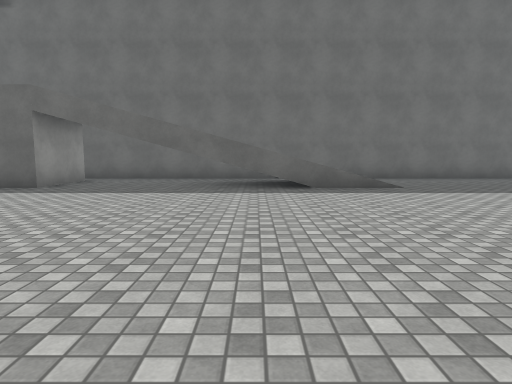
View 1 (above)

23 first-person views from a walk through a 3-D level made in the Unity game engine. The camera is 1.3 m above the floor, tilts 6° down and sees 75° across. The floor is counted in squares, 2 m on a side. Each view is taken from the middle of a square. On the plan, view 1 faces up. The plan holds only what a view shows up to about 10 squares ahead; the rest is blank. The place goes on beyond the plan. Some surface patterns are stand-ins.

View 2
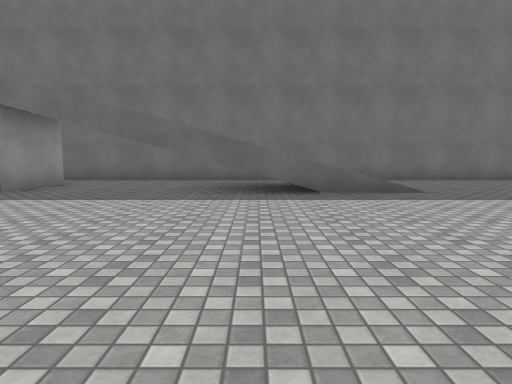

View 3
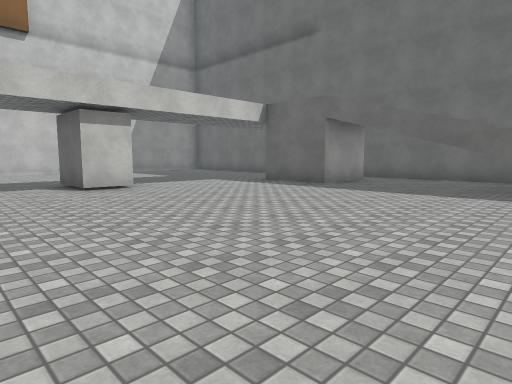

View 4
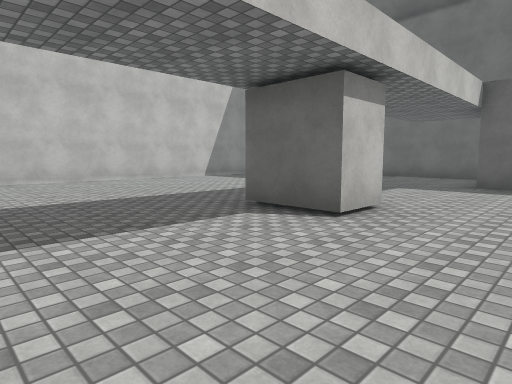

View 5
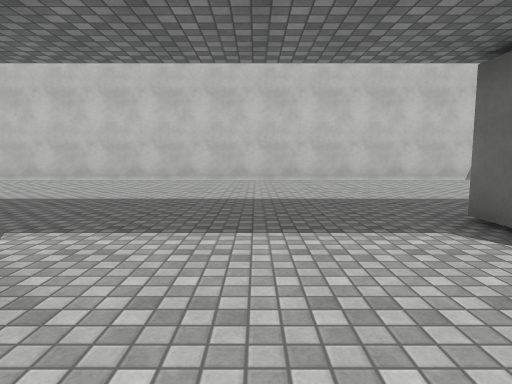

View 6
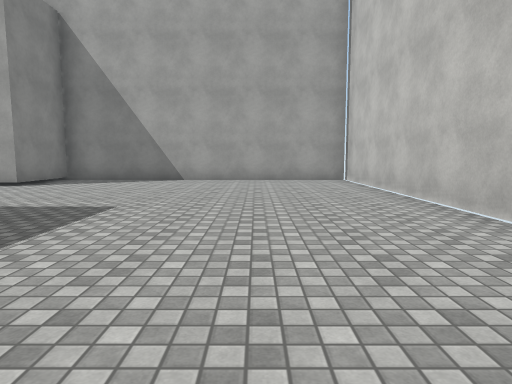

View 7
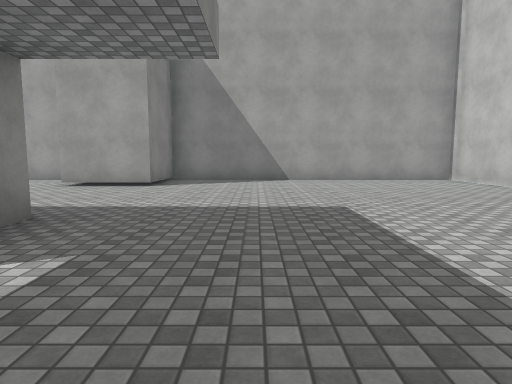

View 8
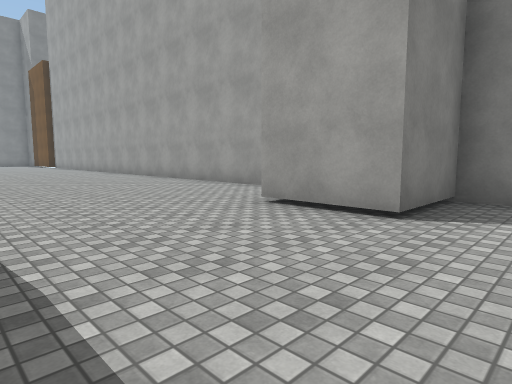

View 9
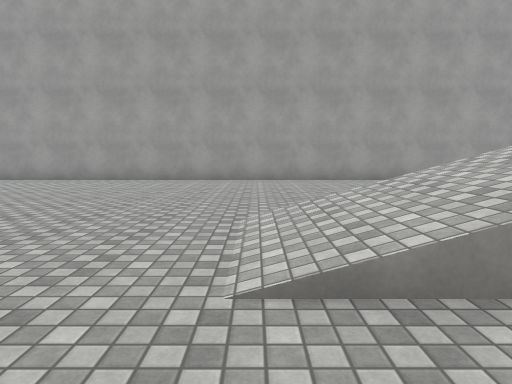

View 10
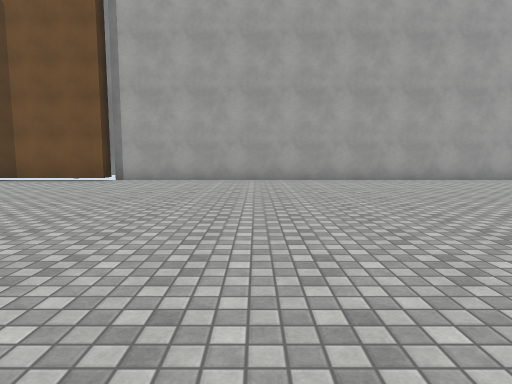

View 11
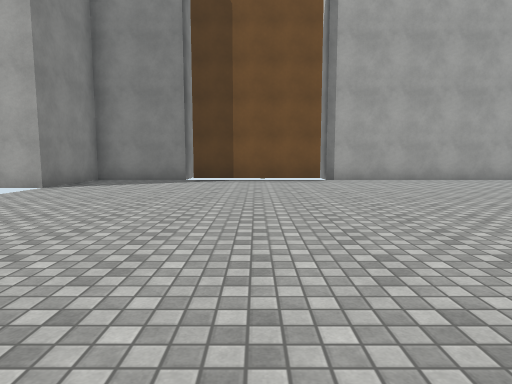

View 12
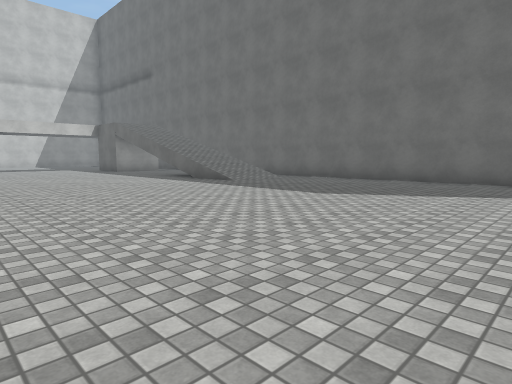

View 13
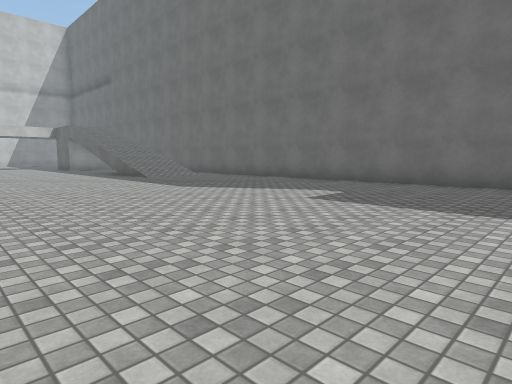

View 14
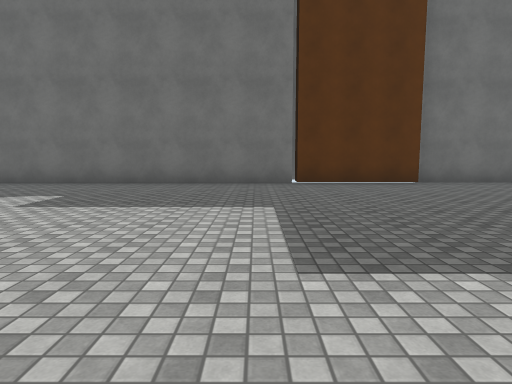

View 15
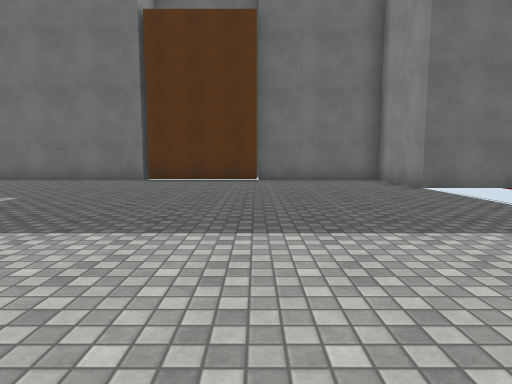

View 16
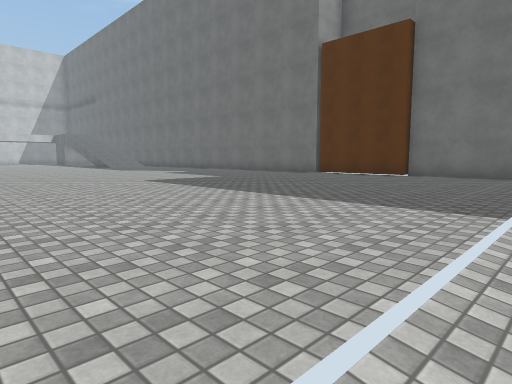

View 17
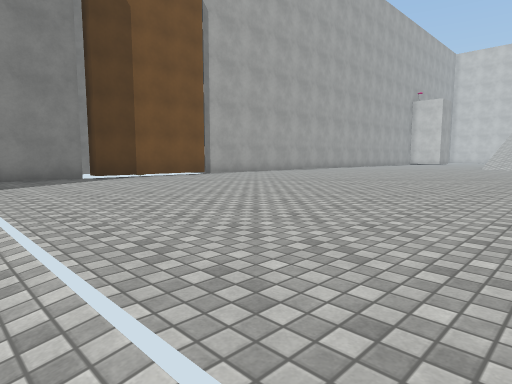

View 18
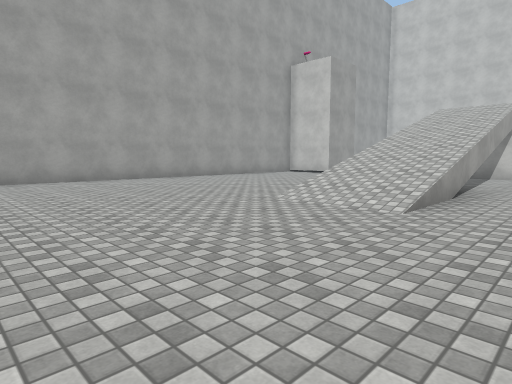

View 19
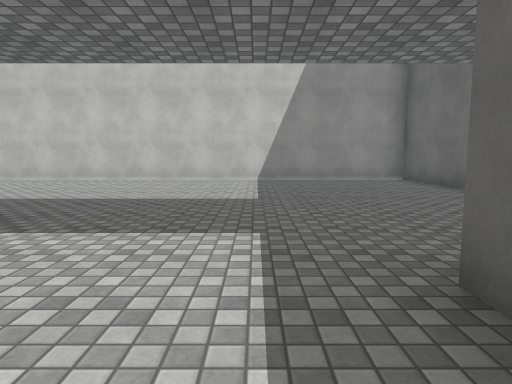

View 20
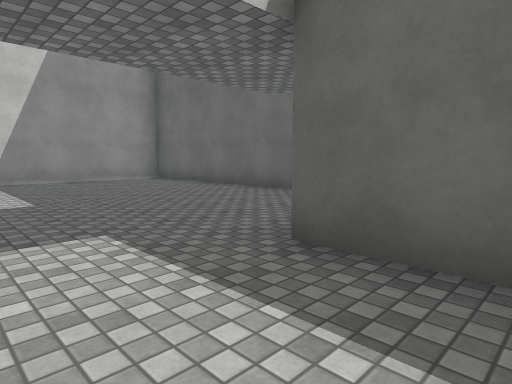

View 21
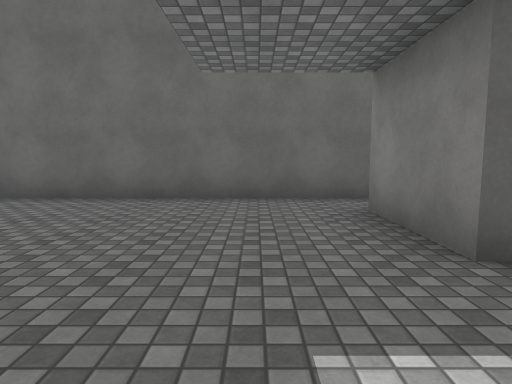

View 22
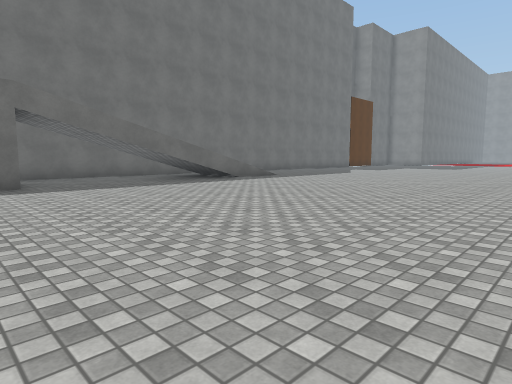

View 23
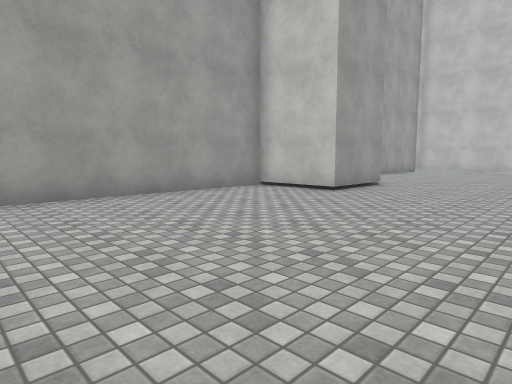

### Floor plan
Key: @ floor where view 1 was taken; # wall or solid block; . floor; / step, stairs or slope; = window, fence, low wall or low ledge; v drop or lower ground.
Columns run from 15 left of view 1 to 21 right of it. Each row starts with its distance up from view 1.
 11 #####################################
 10 #................  .................#
  9 #........##..//// /.................#
  8 #........##../    /.................#
  7 #........##../#vv=/.................
  6 #...................................
  5 #...................................
  4 #...................................
  3 #......##.........................../
  2 #.................................../
  1 #.................................../
  0 #..............@.......  .     ...../
 -1 #...................... ............/
 -2 #........ #////////................./
 -3 #........# ////////................./
 -4 #...................................
 -5 #...................................
 -6 #...................................
 -7 #...................................#
 -8 #........##.........................#
 -9 #........##.........................#
-10 #####################################

Positions as (right, up) in squares from view 1, and headings:
1: (0, 0), facing up
2: (0, 1), facing up
3: (0, 0), facing up-left
4: (-5, -1), facing up-left
5: (-5, 0), facing left
6: (-12, 0), facing down
7: (-9, 0), facing down
8: (-8, -4), facing down-right
9: (3, 0), facing down
10: (10, 0), facing down
11: (16, 0), facing down
12: (10, 1), facing up-left
13: (13, 2), facing up-left
14: (13, 2), facing up
15: (17, 1), facing up
16: (21, 0), facing up-left
17: (21, 0), facing down-left
18: (7, 0), facing down-left
19: (-5, 6), facing left
20: (-5, 5), facing up-left
21: (-8, 5), facing up
22: (-6, -1), facing up-right
23: (1, -4), facing down-left
